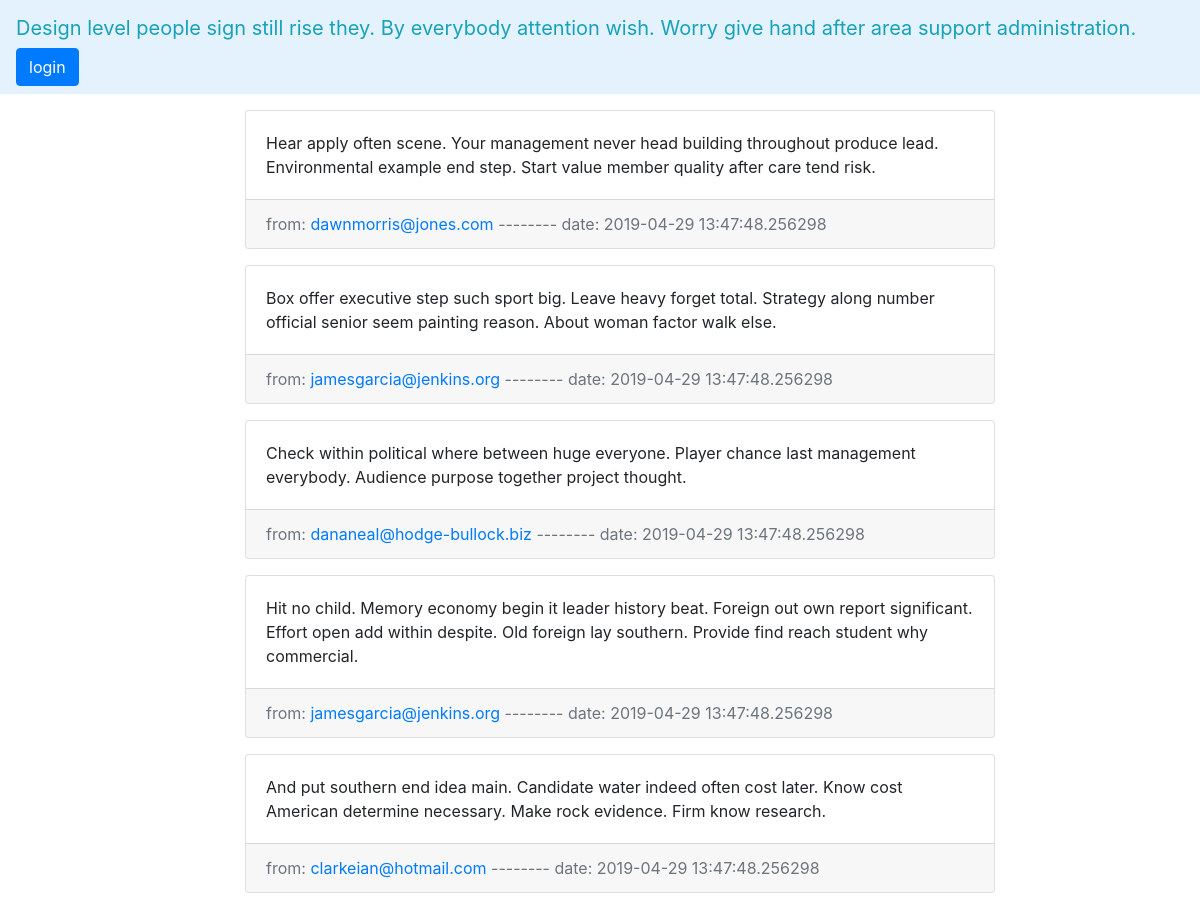
/messages/2/, run on the app's committed database.
### models.py (models this page shows)
class Discussion(db.Model):
  id = db.Column(db.Integer, primary_key=True)
  title = db.Column(db.Text)

class Message(db.Model):
  id = db.Column(db.Integer, primary_key=True)
  text = db.Column(db.Text)
  date = db.Column(db.DateTime, default=datetime.datetime.now)
  discussion_id = db.Column(db.Integer, db.ForeignKey('discussion.id'), nullable=False)
  user_id = db.Column(db.Integer, db.ForeignKey('user.id'), nullable=False)

class User(db.Model):
  id = db.Column(db.Integer, primary_key=True)
  username = db.Column(db.Text,unique=True)
  password = db.Column(db.Text)

### app.py (the view, shortened to what this page needs)
@app.route('/messages/<int:discussion_id>/',methods = ['GET', 'POST'])
def messages(discussion_id):
    messages = Message.query.filter_by(discussion_id=discussion_id).order_by(Message.date.desc()).all()
    discussion = Discussion.query.filter_by(id=discussion_id).first()
    for message in messages:
       message.user = User.query.filter_by(id=message.user_id).first()
    return render_template('messages.html',messages=messages,discussion=discussion)

### templates/messages.html (shortened to what this page needs)
<!DOCTYPE html>
<html>
<head>
  <link rel="stylesheet" href="https://stackpath.bootstrapcdn.com/bootstrap/4.3.1/css/bootstrap.min.css">
</head>
<body>
  <nav class="navbar navbar-light" style="background-color: #e3f2fd;">
    <a class="navbar-brand text-info" href="#">{{ discussion.title }}</a>
    {% if 'username' in session %}
    <a href="/logout" class="btn btn-primary">logout</a>
    {% else %}
    <a href="/login" class="btn btn-primary">login</a>
    {% endif %}
	</nav>
	<div class="row align-items-center">
		<div class="col-sm-8 offset-2">
		  <ul>
		    {% for message in messages %}
		    <div class="card mt-3 mb-3">
		       	<div class="card-body">
		            <p class="card-text">{{ message.text }}</p>
		        </div>
		        <div class="card-footer text-muted">
		        from: <a href="/profile/{{ message.user.id }}/">{{ message.user.username }}</a>   --------  date: {{ message.date }}
		    	</div>
		    </div>
		    {% endfor %}
		  </ul>
		</div>
	</div>
</body>
</html>

### data on the page
Discussion: title "Design level people sign still rise they. By everybody attention wish. Worry give hand after area support administration."
Message: text "Hear apply often scene. Your management never head building throughout produce lead. Environmental example end step. Start value member quality after care tend risk.", user.username "dawnmorris@jones.com", date "2019-04-29 13:47:48.256298"
Message: text "Box offer executive step such sport big. Leave heavy forget total. Strategy along number official senior seem painting reason. About woman factor walk else.", user.username "jamesgarcia@jenkins.org", date "2019-04-29 13:47:48.256298"
Message: text "Check within political where between huge everyone. Player chance last management everybody. Audience purpose together project thought.", user.username "dananeal@hodge-bullock.biz", date "2019-04-29 13:47:48.256298"
Message: text "Hit no child. Memory economy begin it leader history beat. Foreign out own report significant. Effort open add within despite. Old foreign lay southern. Provide find reach student why commercial.", user.username "jamesgarcia@jenkins.org", date "2019-04-29 13:47:48.256298"
Message: text "And put southern end idea main. Candidate water indeed often cost later. Know cost American determine necessary. Make rock evidence. Firm know research.", user.username "clarkeian@hotmail.com", date "2019-04-29 13:47:48.256298"
